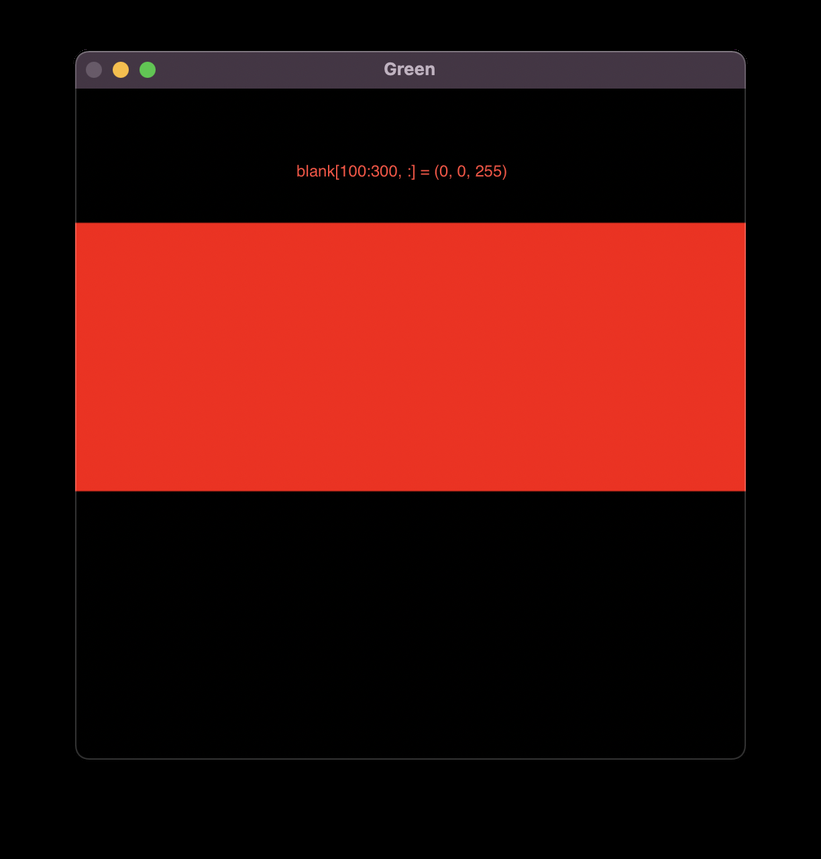
#> input picture img/03_draw_shapes_text1.png, 821 x 859 px, shrunk from 1224 x 1280 before the run; its folder holds only this picture in this run
$ python gray-all.py
#> lines starting #> are read from the running program, lines starting #| are printed output that depends on the picture
import cv2
import glob

for filename in glob.glob(r'img\*.png'):
    print(filename)
    img=cv2.imread(filename)
#> img is the input picture: shape (859, 821, 3); mean B, G, R 11.9, 15.5, 62.8
    grayImage = cv2.cvtColor(img, cv2.COLOR_BGR2GRAY)
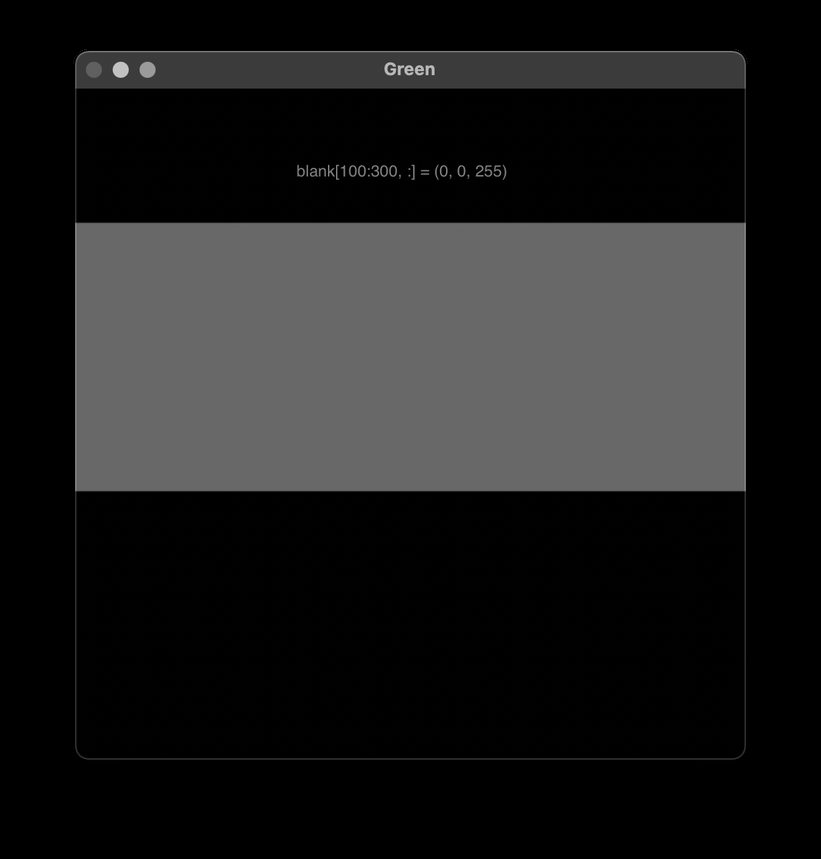
#> grayImage: shape (859, 821); min 0, max 205, mean 29.3
    whiteImage = cv2.subtract(255, grayImage)
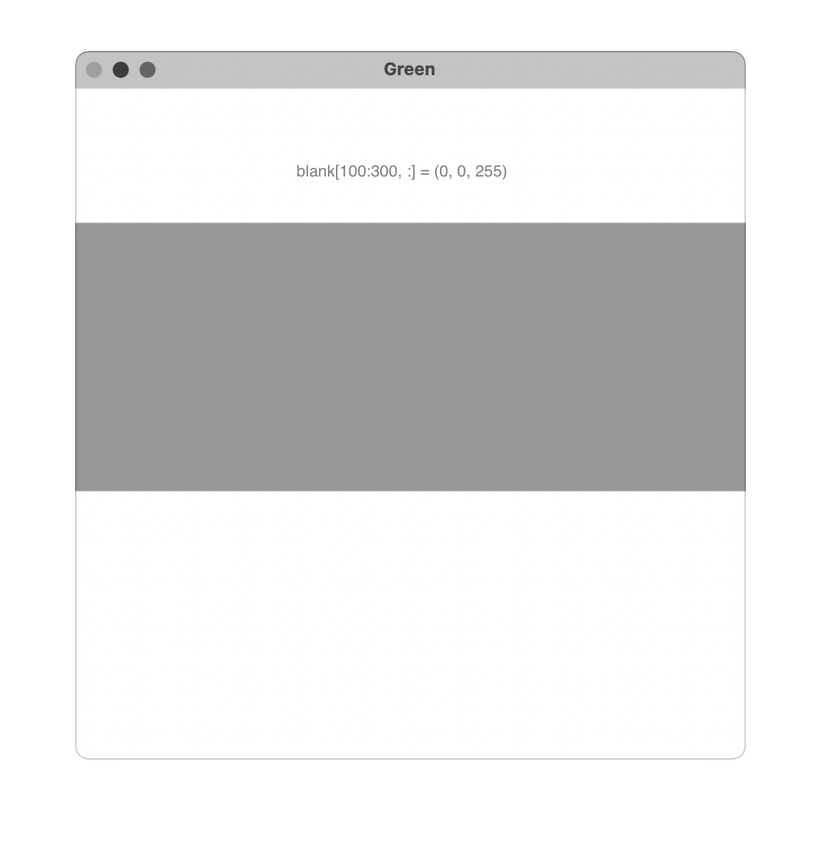
#> whiteImage: shape (859, 821); min 50, max 255, mean 225.7

    cv2.imwrite(f'{filename}', whiteImage)

$ run again, on img/03_draw_shapes_text2.png
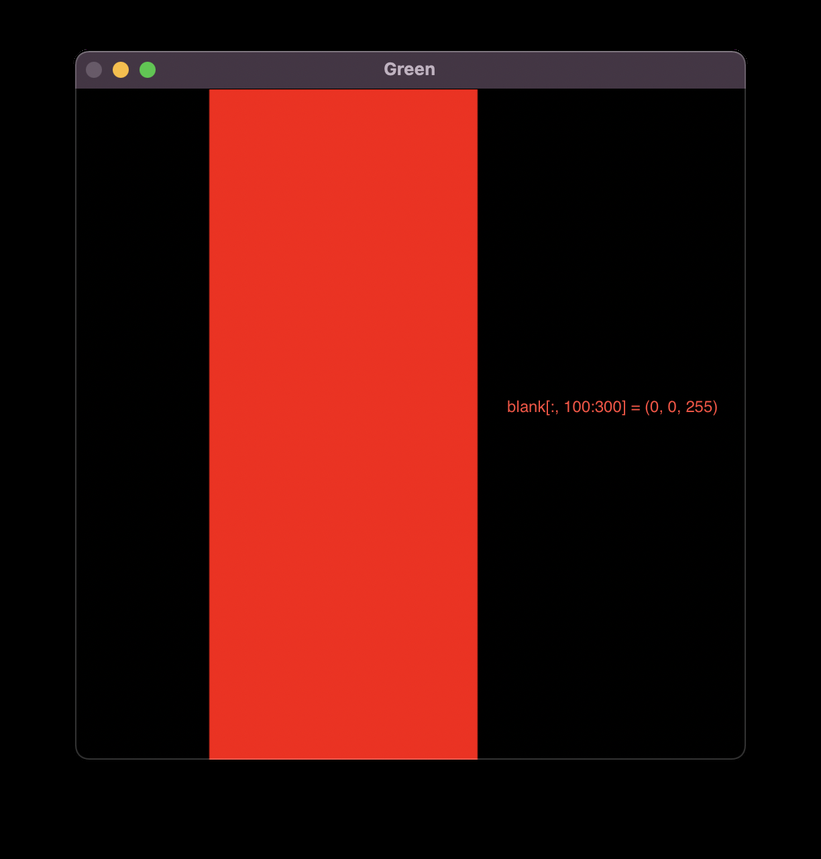
#> input picture img/03_draw_shapes_text2.png, 821 x 859 px, shrunk from 1224 x 1280 before the run
#> img is the input picture: shape (859, 821, 3); mean B, G, R 11.8, 15.5, 62.8
#> `grayImage = cv2.cvtColor(img, cv2.COLOR_BGR2GRAY)`:
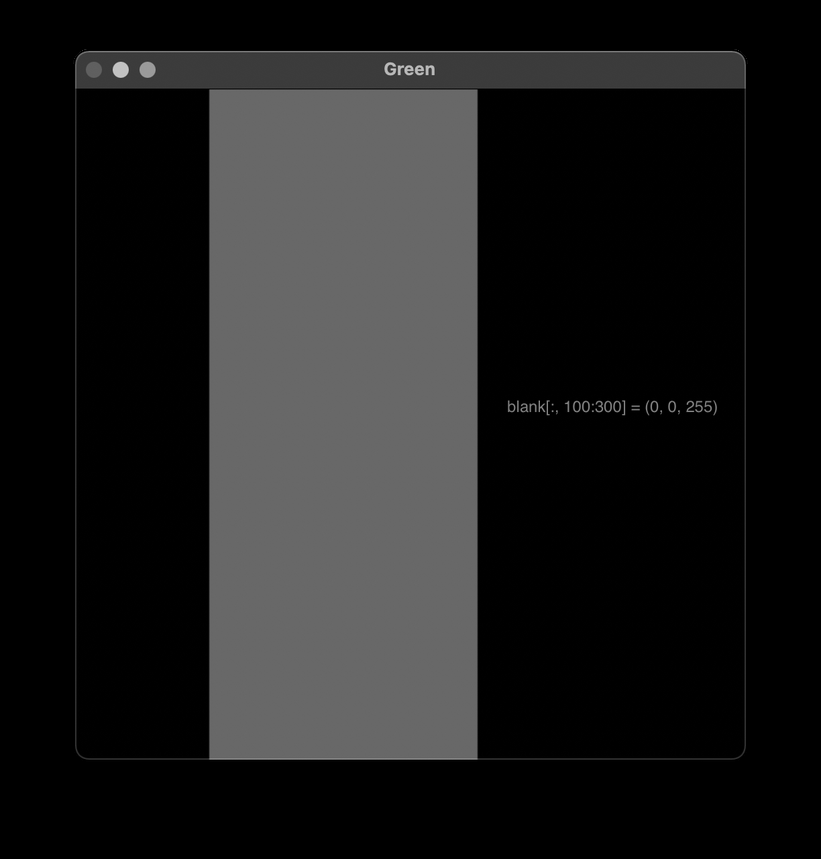
#> grayImage: shape (859, 821); min 0, max 205, mean 29.2
#> `whiteImage = cv2.subtract(255, grayImage)`:
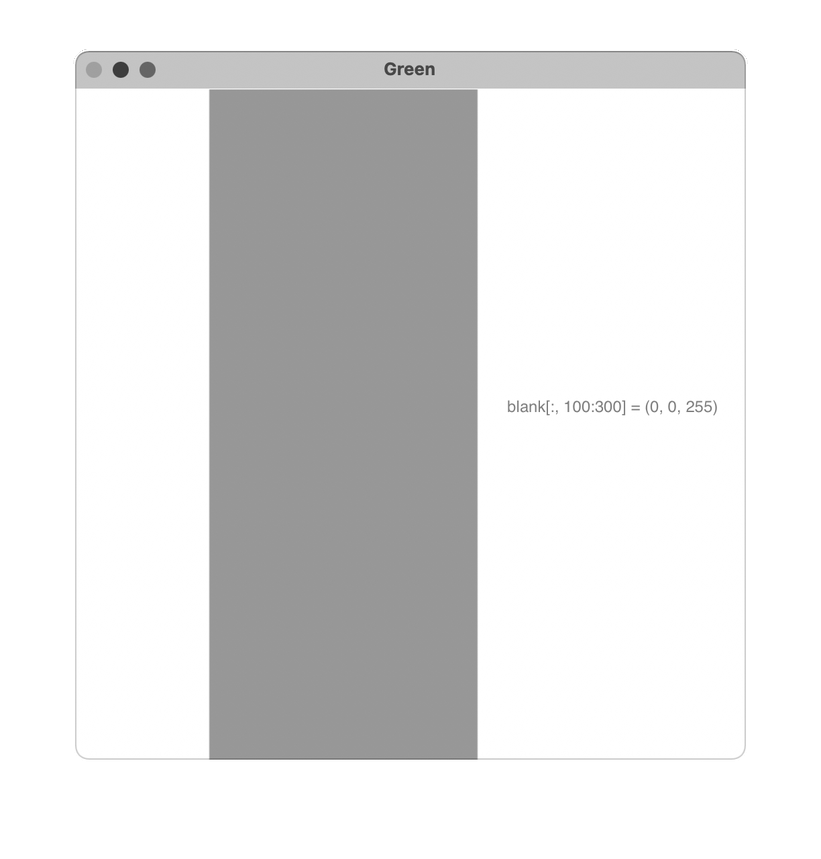
#> whiteImage: shape (859, 821); min 50, max 255, mean 225.8
